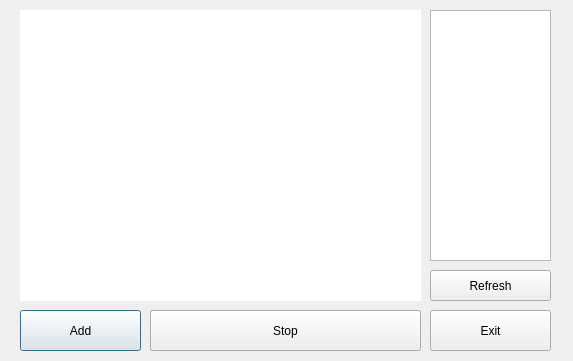
<?xml version="1.0" encoding="UTF-8"?>
<ui version="4.0">
 <class>Dialog</class>
 <widget class="QDialog" name="Dialog">
  <property name="geometry">
   <rect>
    <x>0</x>
    <y>0</y>
    <width>573</width>
    <height>361</height>
   </rect>
  </property>
  <property name="windowTitle">
   <string>Dialog</string>
  </property>
  <widget class="QLabel" name="lbl_image">
   <property name="geometry">
    <rect>
     <x>20</x>
     <y>10</y>
     <width>401</width>
     <height>291</height>
    </rect>
   </property>
   <property name="autoFillBackground">
    <bool>false</bool>
   </property>
   <property name="styleSheet">
    <string notr="true">border-color: rgb(0, 0, 0);
background-color: rgb(255, 255, 255);</string>
   </property>
   <property name="text">
    <string/>
   </property>
  </widget>
  <widget class="QPushButton" name="btn_add">
   <property name="geometry">
    <rect>
     <x>20</x>
     <y>310</y>
     <width>121</width>
     <height>41</height>
    </rect>
   </property>
   <property name="text">
    <string>Add</string>
   </property>
  </widget>
  <widget class="QPushButton" name="btn_exit">
   <property name="geometry">
    <rect>
     <x>430</x>
     <y>310</y>
     <width>121</width>
     <height>41</height>
    </rect>
   </property>
   <property name="text">
    <string>Exit</string>
   </property>
  </widget>
  <widget class="QPushButton" name="btn_start">
   <property name="geometry">
    <rect>
     <x>150</x>
     <y>310</y>
     <width>271</width>
     <height>41</height>
    </rect>
   </property>
   <property name="text">
    <string>Start</string>
   </property>
  </widget>
  <widget class="QPushButton" name="btn_stop">
   <property name="geometry">
    <rect>
     <x>150</x>
     <y>310</y>
     <width>271</width>
     <height>41</height>
    </rect>
   </property>
   <property name="text">
    <string>Stop</string>
   </property>
  </widget>
  <widget class="QPushButton" name="btn_refresh">
   <property name="geometry">
    <rect>
     <x>430</x>
     <y>270</y>
     <width>121</width>
     <height>31</height>
    </rect>
   </property>
   <property name="text">
    <string>Refresh</string>
   </property>
  </widget>
  <widget class="QListWidget" name="lw_images">
   <property name="geometry">
    <rect>
     <x>430</x>
     <y>10</y>
     <width>121</width>
     <height>251</height>
    </rect>
   </property>
  </widget>
 </widget>
 <tabstops>
  <tabstop>btn_refresh</tabstop>
  <tabstop>btn_add</tabstop>
  <tabstop>btn_start</tabstop>
  <tabstop>btn_exit</tabstop>
  <tabstop>btn_stop</tabstop>
 </tabstops>
 <resources/>
 <connections/>
</ui>
